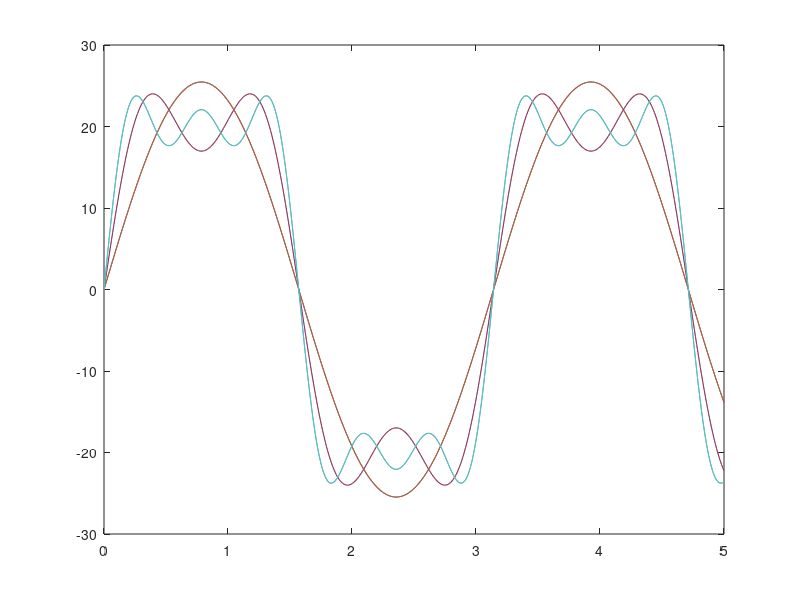

The MATLAB source for this figure:
clear all; close all;

t = linspace(0,5,500);
p0 = 20;
om = 2;


for i = 1:6
    if i == 1
        p(i,:) = (4*p0/pi)*sin(om.*t);
    elseif rem(i,2) ~= 0
        p(i,:) = p(i-1,:)+(4*p0/(i*pi))*sin(i*om.*t);
    else
        p(i,:) = p(i-1,:);
    end
end

a = size(p);
figure;
for i = 1:a(1)
    plot(t, p(i,:));
    hold on;
end